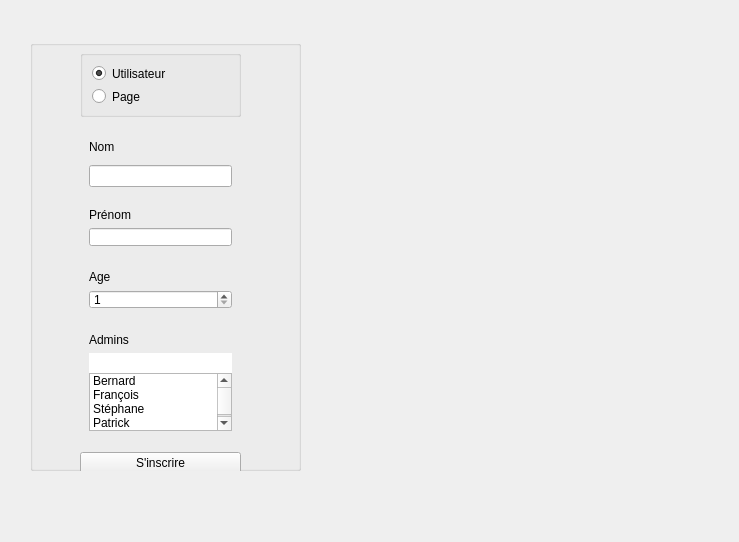
<?xml version="1.0" encoding="UTF-8"?>
<ui version="4.0">
 <class>MainWindow</class>
 <widget class="QMainWindow" name="MainWindow">
  <property name="geometry">
   <rect>
    <x>0</x>
    <y>0</y>
    <width>739</width>
    <height>542</height>
   </rect>
  </property>
  <property name="mouseTracking">
   <bool>false</bool>
  </property>
  <property name="windowTitle">
   <string>Test Projet Graphe</string>
  </property>
  <property name="autoFillBackground">
   <bool>false</bool>
  </property>
  <property name="tabShape">
   <enum>QTabWidget::Rounded</enum>
  </property>
  <widget class="QWidget" name="centralwidget">
   <widget class="QGroupBox" name="groupBox">
    <property name="geometry">
     <rect>
      <x>30</x>
      <y>40</y>
      <width>271</width>
      <height>431</height>
     </rect>
    </property>
    <property name="styleSheet">
     <string notr="true"/>
    </property>
    <property name="title">
     <string/>
    </property>
    <property name="flat">
     <bool>false</bool>
    </property>
    <property name="checkable">
     <bool>false</bool>
    </property>
    <widget class="QWidget" name="gridLayoutWidget">
     <property name="geometry">
      <rect>
       <x>50</x>
       <y>10</y>
       <width>161</width>
       <height>424</height>
      </rect>
     </property>
     <layout class="QGridLayout" name="gridLayout">
      <item row="4" column="0">
       <widget class="QFrame" name="ageFrame">
        <property name="minimumSize">
         <size>
          <width>0</width>
          <height>57</height>
         </size>
        </property>
        <property name="maximumSize">
         <size>
          <width>16777215</width>
          <height>63</height>
         </size>
        </property>
        <layout class="QVBoxLayout" name="ageLayout">
         <item>
          <widget class="QLabel" name="ageLabel">
           <property name="maximumSize">
            <size>
             <width>16777215</width>
             <height>16777215</height>
            </size>
           </property>
           <property name="text">
            <string>Age</string>
           </property>
           <property name="margin">
            <number>0</number>
           </property>
          </widget>
         </item>
         <item>
          <widget class="QSpinBox" name="ageBox">
           <property name="maximumSize">
            <size>
             <width>16777215</width>
             <height>24</height>
            </size>
           </property>
           <property name="showGroupSeparator" stdset="0">
            <bool>false</bool>
           </property>
           <property name="minimum">
            <number>1</number>
           </property>
           <property name="singleStep">
            <number>1</number>
           </property>
           <property name="displayIntegerBase">
            <number>10</number>
           </property>
          </widget>
         </item>
        </layout>
       </widget>
      </item>
      <item row="7" column="0">
       <widget class="QPushButton" name="signinButton">
        <property name="text">
         <string>S'inscrire</string>
        </property>
       </widget>
      </item>
      <item row="0" column="0">
       <widget class="QGroupBox" name="verticalGroupBox">
        <property name="maximumSize">
         <size>
          <width>16777215</width>
          <height>67</height>
         </size>
        </property>
        <layout class="QVBoxLayout" name="verticalLayout">
         <item>
          <widget class="QRadioButton" name="userRadio">
           <property name="text">
            <string>Utilisateur</string>
           </property>
           <property name="checked">
            <bool>true</bool>
           </property>
          </widget>
         </item>
         <item>
          <widget class="QRadioButton" name="pageRadio">
           <property name="text">
            <string>Page</string>
           </property>
          </widget>
         </item>
        </layout>
       </widget>
      </item>
      <item row="5" column="0">
       <widget class="QFrame" name="adminFrame">
        <property name="minimumSize">
         <size>
          <width>0</width>
          <height>103</height>
         </size>
        </property>
        <property name="maximumSize">
         <size>
          <width>16777215</width>
          <height>16777215</height>
         </size>
        </property>
        <layout class="QVBoxLayout" name="adminLayout">
         <item>
          <widget class="QLabel" name="adminLabel">
           <property name="maximumSize">
            <size>
             <width>16777215</width>
             <height>30</height>
            </size>
           </property>
           <property name="text">
            <string>Admins</string>
           </property>
           <property name="alignment">
            <set>Qt::AlignLeading|Qt::AlignLeft|Qt::AlignVCenter</set>
           </property>
           <property name="margin">
            <number>5</number>
           </property>
          </widget>
         </item>
         <item>
          <layout class="QVBoxLayout" name="verticalLayout_2">
           <property name="spacing">
            <number>0</number>
           </property>
           <item>
            <widget class="QLineEdit" name="adminListSearch">
             <property name="maximumSize">
              <size>
               <width>16777215</width>
               <height>20</height>
              </size>
             </property>
             <property name="frame">
              <bool>false</bool>
             </property>
            </widget>
           </item>
           <item>
            <widget class="QListWidget" name="adminList">
             <property name="maximumSize">
              <size>
               <width>16777215</width>
               <height>16777215</height>
              </size>
             </property>
             <property name="dragEnabled">
              <bool>false</bool>
             </property>
             <property name="dragDropOverwriteMode">
              <bool>false</bool>
             </property>
             <property name="alternatingRowColors">
              <bool>false</bool>
             </property>
             <property name="selectionMode">
              <enum>QAbstractItemView::MultiSelection</enum>
             </property>
             <property name="movement">
              <enum>QListView::Static</enum>
             </property>
             <property name="layoutMode">
              <enum>QListView::SinglePass</enum>
             </property>
             <property name="viewMode">
              <enum>QListView::ListMode</enum>
             </property>
             <property name="uniformItemSizes">
              <bool>false</bool>
             </property>
             <property name="wordWrap">
              <bool>false</bool>
             </property>
             <property name="selectionRectVisible">
              <bool>true</bool>
             </property>
             <property name="sortingEnabled">
              <bool>false</bool>
             </property>
             <item>
              <property name="text">
               <string>Bernard</string>
              </property>
             </item>
             <item>
              <property name="text">
               <string>François</string>
              </property>
             </item>
             <item>
              <property name="text">
               <string>Stéphane</string>
              </property>
             </item>
             <item>
              <property name="text">
               <string>Patrick</string>
              </property>
             </item>
             <item>
              <property name="text">
               <string>Sophia</string>
              </property>
             </item>
             <item>
              <property name="text">
               <string>Lucie</string>
              </property>
             </item>
            </widget>
           </item>
          </layout>
         </item>
        </layout>
       </widget>
      </item>
      <item row="1" column="0">
       <widget class="QFrame" name="nameFrame">
        <property name="minimumSize">
         <size>
          <width>0</width>
          <height>70</height>
         </size>
        </property>
        <property name="maximumSize">
         <size>
          <width>16777215</width>
          <height>64</height>
         </size>
        </property>
        <layout class="QVBoxLayout" name="nameLayout">
         <item>
          <widget class="QLabel" name="nameLabel">
           <property name="maximumSize">
            <size>
             <width>16777215</width>
             <height>30</height>
            </size>
           </property>
           <property name="text">
            <string>Nom</string>
           </property>
           <property name="margin">
            <number>0</number>
           </property>
          </widget>
         </item>
         <item>
          <widget class="QLineEdit" name="nameEdit">
           <property name="maxLength">
            <number>20</number>
           </property>
          </widget>
         </item>
        </layout>
       </widget>
      </item>
      <item row="6" column="0">
       <widget class="QWidget" name="widget" native="true"/>
      </item>
      <item row="3" column="0">
       <widget class="QFrame" name="firstnameFrame">
        <property name="minimumSize">
         <size>
          <width>0</width>
          <height>56</height>
         </size>
        </property>
        <property name="maximumSize">
         <size>
          <width>16777215</width>
          <height>63</height>
         </size>
        </property>
        <layout class="QVBoxLayout" name="firstnameLayout">
         <item>
          <widget class="QLabel" name="firstnameLabel">
           <property name="maximumSize">
            <size>
             <width>16777215</width>
             <height>30</height>
            </size>
           </property>
           <property name="text">
            <string>Prénom</string>
           </property>
           <property name="margin">
            <number>0</number>
           </property>
          </widget>
         </item>
         <item>
          <widget class="QLineEdit" name="firstnameEdit">
           <property name="maxLength">
            <number>20</number>
           </property>
          </widget>
         </item>
        </layout>
       </widget>
      </item>
     </layout>
    </widget>
   </widget>
  </widget>
  <widget class="QMenuBar" name="menuBar">
   <property name="geometry">
    <rect>
     <x>0</x>
     <y>0</y>
     <width>739</width>
     <height>20</height>
    </rect>
   </property>
  </widget>
 </widget>
 <resources/>
 <connections>
  <connection>
   <sender>pageRadio</sender>
   <signal>toggled(bool)</signal>
   <receiver>adminFrame</receiver>
   <slot>show()</slot>
   <hints>
    <hint type="sourcelabel">
     <x>400</x>
     <y>135</y>
    </hint>
    <hint type="destinationlabel">
     <x>400</x>
     <y>394</y>
    </hint>
   </hints>
  </connection>
  <connection>
   <sender>userRadio</sender>
   <signal>toggled(bool)</signal>
   <receiver>ageFrame</receiver>
   <slot>show()</slot>
   <hints>
    <hint type="sourcelabel">
     <x>400</x>
     <y>109</y>
    </hint>
    <hint type="destinationlabel">
     <x>400</x>
     <y>330</y>
    </hint>
   </hints>
  </connection>
  <connection>
   <sender>pageRadio</sender>
   <signal>toggled(bool)</signal>
   <receiver>ageFrame</receiver>
   <slot>hide()</slot>
   <hints>
    <hint type="sourcelabel">
     <x>400</x>
     <y>137</y>
    </hint>
    <hint type="destinationlabel">
     <x>400</x>
     <y>330</y>
    </hint>
   </hints>
  </connection>
  <connection>
   <sender>userRadio</sender>
   <signal>toggled(bool)</signal>
   <receiver>adminFrame</receiver>
   <slot>hide()</slot>
   <hints>
    <hint type="sourcelabel">
     <x>400</x>
     <y>109</y>
    </hint>
    <hint type="destinationlabel">
     <x>400</x>
     <y>419</y>
    </hint>
   </hints>
  </connection>
  <connection>
   <sender>userRadio</sender>
   <signal>toggled(bool)</signal>
   <receiver>firstnameFrame</receiver>
   <slot>show()</slot>
   <hints>
    <hint type="sourcelabel">
     <x>400</x>
     <y>108</y>
    </hint>
    <hint type="destinationlabel">
     <x>400</x>
     <y>245</y>
    </hint>
   </hints>
  </connection>
  <connection>
   <sender>pageRadio</sender>
   <signal>toggled(bool)</signal>
   <receiver>firstnameFrame</receiver>
   <slot>hide()</slot>
   <hints>
    <hint type="sourcelabel">
     <x>400</x>
     <y>135</y>
    </hint>
    <hint type="destinationlabel">
     <x>400</x>
     <y>245</y>
    </hint>
   </hints>
  </connection>
 </connections>
</ui>
